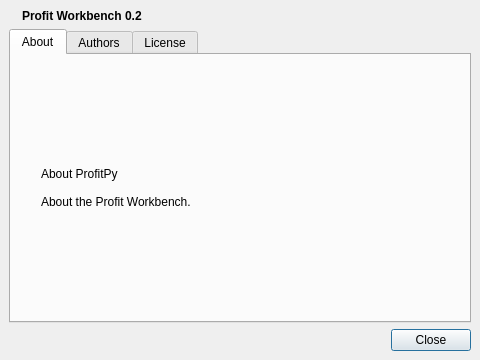
<ui version="4.0" >
 <class>AboutDialog</class>
 <widget class="QDialog" name="AboutDialog" >
  <property name="geometry" >
   <rect>
    <x>0</x>
    <y>0</y>
    <width>480</width>
    <height>360</height>
   </rect>
  </property>
  <property name="windowTitle" >
   <string>About Profit Workbench</string>
  </property>
  <property name="windowIcon" >
   <iconset resource="profit.qrc" >:/images/icons/blockdevice.png</iconset>
  </property>
  <property name="modal" >
   <bool>true</bool>
  </property>
  <layout class="QVBoxLayout" >
   <property name="margin" >
    <number>9</number>
   </property>
   <property name="spacing" >
    <number>6</number>
   </property>
   <item>
    <layout class="QHBoxLayout" >
     <property name="margin" >
      <number>0</number>
     </property>
     <property name="spacing" >
      <number>6</number>
     </property>
     <item>
      <widget class="QLabel" name="mainIconLabel" >
       <property name="sizePolicy" >
        <sizepolicy>
         <hsizetype>1</hsizetype>
         <vsizetype>1</vsizetype>
         <horstretch>0</horstretch>
         <verstretch>0</verstretch>
        </sizepolicy>
       </property>
       <property name="text" >
        <string/>
       </property>
       <property name="pixmap" >
        <pixmap resource="profit.qrc" >:/images/icons/profitdevice_logo.png</pixmap>
       </property>
      </widget>
     </item>
     <item>
      <widget class="QLabel" name="mainTextLabel" >
       <property name="sizePolicy" >
        <sizepolicy>
         <hsizetype>5</hsizetype>
         <vsizetype>5</vsizetype>
         <horstretch>1</horstretch>
         <verstretch>1</verstretch>
        </sizepolicy>
       </property>
       <property name="text" >
        <string>&lt;b>Profit Workbench 0.2&lt;/b></string>
       </property>
      </widget>
     </item>
    </layout>
   </item>
   <item>
    <widget class="QTabWidget" name="tabWidget" >
     <property name="currentIndex" >
      <number>0</number>
     </property>
     <widget class="QWidget" name="aboutTab" >
      <attribute name="title" >
       <string>About</string>
      </attribute>
      <layout class="QVBoxLayout" >
       <property name="margin" >
        <number>30</number>
       </property>
       <property name="spacing" >
        <number>6</number>
       </property>
       <item>
        <widget class="QLabel" name="aboutText" >
         <property name="text" >
          <string>About ProfitPy

About the Profit Workbench.</string>
         </property>
        </widget>
       </item>
      </layout>
     </widget>
     <widget class="QWidget" name="authorsTab" >
      <attribute name="title" >
       <string>Authors</string>
      </attribute>
      <layout class="QVBoxLayout" >
       <property name="margin" >
        <number>9</number>
       </property>
       <property name="spacing" >
        <number>6</number>
       </property>
       <item>
        <widget class="QTextBrowser" name="authorsText" >
         <property name="lineWrapMode" >
          <enum>QTextEdit::NoWrap</enum>
         </property>
         <property name="openExternalLinks" >
          <bool>true</bool>
         </property>
        </widget>
       </item>
      </layout>
     </widget>
     <widget class="QWidget" name="licenseTab" >
      <attribute name="title" >
       <string>License</string>
      </attribute>
      <layout class="QVBoxLayout" >
       <property name="margin" >
        <number>9</number>
       </property>
       <property name="spacing" >
        <number>6</number>
       </property>
       <item>
        <widget class="QTextEdit" name="licenseText" >
         <property name="verticalScrollBarPolicy" >
          <enum>Qt::ScrollBarAlwaysOn</enum>
         </property>
         <property name="lineWrapMode" >
          <enum>QTextEdit::NoWrap</enum>
         </property>
         <property name="readOnly" >
          <bool>true</bool>
         </property>
        </widget>
       </item>
      </layout>
     </widget>
    </widget>
   </item>
   <item>
    <widget class="QDialogButtonBox" name="buttonBox" >
     <property name="orientation" >
      <enum>Qt::Horizontal</enum>
     </property>
     <property name="standardButtons" >
      <set>QDialogButtonBox::Close</set>
     </property>
    </widget>
   </item>
  </layout>
 </widget>
 <resources>
  <include location="profit.qrc" />
 </resources>
 <connections>
  <connection>
   <sender>buttonBox</sender>
   <signal>accepted()</signal>
   <receiver>AboutDialog</receiver>
   <slot>accept()</slot>
   <hints>
    <hint type="sourcelabel" >
     <x>248</x>
     <y>254</y>
    </hint>
    <hint type="destinationlabel" >
     <x>157</x>
     <y>274</y>
    </hint>
   </hints>
  </connection>
  <connection>
   <sender>buttonBox</sender>
   <signal>rejected()</signal>
   <receiver>AboutDialog</receiver>
   <slot>reject()</slot>
   <hints>
    <hint type="sourcelabel" >
     <x>316</x>
     <y>260</y>
    </hint>
    <hint type="destinationlabel" >
     <x>286</x>
     <y>274</y>
    </hint>
   </hints>
  </connection>
 </connections>
</ui>
